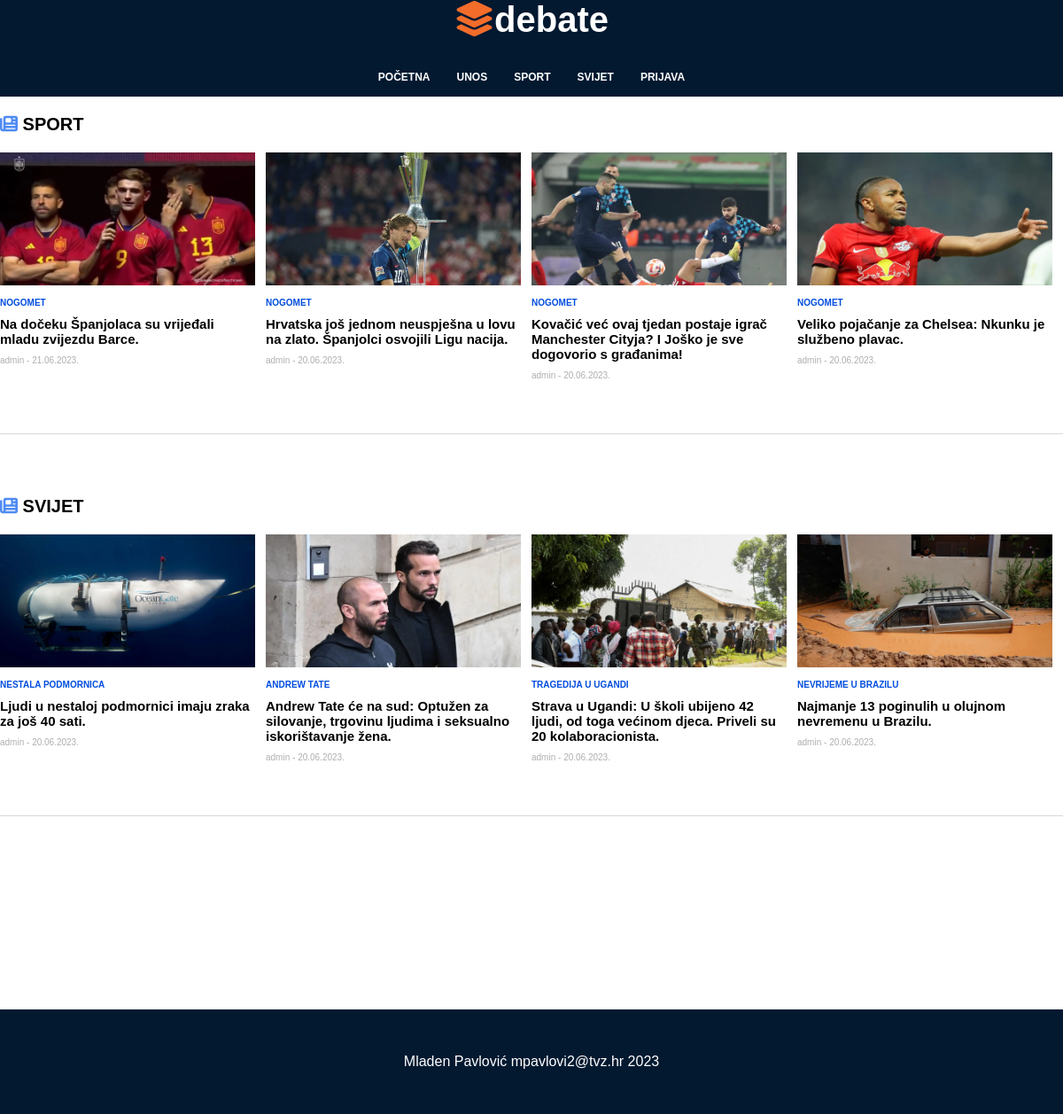
The app's page /Početna/index.php with its own data.
### tables this page shows
CREATE TABLE `news` (
  `id` int(11) NOT NULL,
  `date` varchar(11) NOT NULL,
  `title` varchar(64) NOT NULL,
  `short_content` text NOT NULL,
  `content` text NOT NULL,
  `image` varchar(64) NOT NULL,
  `news_category` varchar(64) NOT NULL,
  `archives` tinyint(1) NOT NULL,
  `author` varchar(32) NOT NULL
);

### Početna/index.php (the view, shortened to what this page needs)
<!DOCTYPE html>
<html lang="en">
<head>
    <link rel="stylesheet" href="../CSS/style.css" type="text/css">
</head>
<?php
include "../Database connection/connect.php";
?>
<body>
    <header>
        <h1><i class="fa-solid fa-layer-group" style="color: #f36c2a;"></i>debate</h1>
        <nav>
            <ul>
                <li><a href="#">POČETNA</a></li>
                <li><a href="../Unos/unos.php">UNOS</a></li>
                <li><a href="../Kategorija/kategorija.php?id='Sport'">SPORT</a></li>
                <li><a href="../Kategorija/kategorija.php?id='Svijet'">SVIJET</a></li>
                <?php
                if (isset($_SESSION["current_level"])) {
                    if ($_SESSION["current_level"] == 1) {
                        echo "<li><a href='../Odjava/odjava.php'>ODJAVA</a></li>";
                        echo "<li><a href='../Administracija/administracija.php'>ADMINISTRACIJA</a></li>";
                    } elseif ($_SESSION["current_username"] == "") {
                        echo "<li><a href='../Prijava/prijava.php'>PRIJAVA</a></li>";
                    } elseif ($_SESSION["current_username"] != "") {
                        echo "<li><a href='../Odjava/odjava.php'>ODJAVA</a></li>";
                    }
                } else {
                    echo "<li><a href='../Prijava/prijava.php'>PRIJAVA</a></li>";
                }
                ?>
            </ul>
        </nav>
    </header>
    <main>
        <section>
            <?php
            $query = "SELECT id, title, image, short_content, date, author FROM news WHERE archives = 0 AND news_category = 'Sport' ORDER BY date DESC LIMIT 4;";
            $result = mysqli_query($dbc, $query);
            ?>
            <h2><i class="fa-solid fa-newspaper" style="color: #4f8bf3;"></i> SPORT</h2>
            <div class="article-wrapper">
                <?php while ($row = mysqli_fetch_array($result)): ?>
                    <article>
                        <img src="<?php echo '../images/' . $row["image"]; ?>" alt="" width="100%" height="150px">
                        <h3>
                            <?php echo $row["title"]; ?>
                        </h3>
                        <p class="article-p1">
                            <a href="../Članak/clanak.php?id='<?php echo $row["id"]; ?>'"><?php echo $row["short_content"]; ?></a>
                        </p>
                        <p class="article-p2">
                            <?php echo $row["author"] . " - " . $row["date"]; ?>
                        </p>
                    </article>
                <?php endwhile; ?>
            </div>
        </section>
        <section>
            <?php
            $query = "SELECT id, title, image, short_content, date, author FROM news WHERE archives = 0 AND news_category = 'Svijet' ORDER BY date DESC LIMIT 4;";
            $result = mysqli_query($dbc, $query);
            ?>
            <h2><i class="fa-solid fa-newspaper" style="color: #4f8bf3;"></i> SVIJET</h2>
            <div class="article-wrapper">
                <?php while ($row = mysqli_fetch_array($result)): ?>
                    <article>
                        <img src="<?php echo '../images/' . $row["image"]; ?>" alt="" width="100%" height="150px">
                        <h3>
                            <?php echo $row["title"]; ?>
                        </h3>
                        <p class="article-p1">
                            <a href="../Članak/clanak.php?id='<?php echo $row["id"]; ?>'"><?php echo $row["short_content"]; ?></a>
                        </p>
                        <p class="article-p2">
                            <?php echo $row["author"] . " - " . $row["date"]; ?>
                        </p>
                    </article>
                <?php endwhile; ?>
            </div>
        </section>
    </main>
    <footer>
        Mladen Pavlović mpavlovi2@tvz.hr 2023
    </footer>
</body>
</html>

### CSS/style.css (style rules this page uses)
* { margin: 0; padding: 0; }
body { font-family: Verdana, Geneva, Tahoma, sans-serif; }
header { background-color: rgb(2, 25, 48); width: 100%; }
header nav { width: fit-content; margin: auto; }
header ul { list-style-type: none; width: fit-content; display: flex; flex-direction: row; justify-content: space-evenly; align-items: center; }
header li { width: fit-content; }
header a:link, header a:visited { display: block; text-decoration: none; color: white; font-weight: bold; width: fit-content; padding: 15px; font-size: 12px; }
header h1 { width: fit-content; color: white; margin: 0 auto 20px auto; font-size: 40px; }
main { max-width: 1200px; margin: 0 auto 0 auto; min-height: 1000px; }
footer { background-color: rgb(2, 25, 48); width: 100%; color: white; text-align: center; padding: 50px 0; margin-top: 10px; }

### Početna/index.php (style rules this page uses)
main { margin-top: 20px; }
section { border-bottom: 1px solid rgb(216, 216, 216); width: 100%; padding-bottom: 50px; margin-bottom: 70px; }
section h2 { width: 100%; font-size: 20px; margin-bottom: 20px; }
.article-wrapper { width: 100%; display: flex; flex-direction: row; justify-content: space-evenly; flex-wrap: wrap; }
.article-wrapper article { width: 24%; margin-right: 1%; }
.article-wrapper h3 { font-size: 10px; color: rgb(0, 77, 222); font-weight: bold; margin-top: 10px; }
.article-p1 { font-weight: bold; font-size: 15px; margin: 10px 0px; }
.article-p2 { font-size: 10px; margin: 10px 0px; color: rgb(174, 174, 174); }
main article a:link, main article a:visited { text-decoration: none; color: black; }

### records on screen
news: image (picture), title "NOGOMET", short_content "Na dočeku Španjolaca su vrijeđali mladu zvijezdu Barce.", author "admin", date "21.06.2023."
news: image (picture), title "NOGOMET", short_content "Hrvatska još jednom neuspješna u lovu na zlato. Španjolci osvojili Ligu nacija.", author "admin", date "20.06.2023."
news: image (picture), title "NOGOMET", short_content "Kovačić već ovaj tjedan postaje igrač Manchester Cityja? I Joško je sve dogovorio s građanima!", author "admin", date "20.06.2023."
news: image (picture), title "NOGOMET", short_content "Veliko pojačanje za Chelsea: Nkunku je službeno plavac.", author "admin", date "20.06.2023."
news: image (picture), title "NESTALA PODMORNICA", short_content "Ljudi u nestaloj podmornici imaju zraka za još 40 sati.", author "admin", date "20.06.2023."
news: image (picture), title "ANDREW TATE", short_content "Andrew Tate će na sud: Optužen za silovanje, trgovinu ljudima i seksualno iskorištavanje žena.", author "admin", date "20.06.2023."
news: image (picture), title "TRAGEDIJA U UGANDI", short_content "Strava u Ugandi: U školi ubijeno 42 ljudi, od toga većinom djeca. Priveli su 20 kolaboracionista.", author "admin", date "20.06.2023."
news: image (picture), title "NEVRIJEME U BRAZILU", short_content "Najmanje 13 poginulih u olujnom nevremenu u Brazilu.", author "admin", date "20.06.2023."
